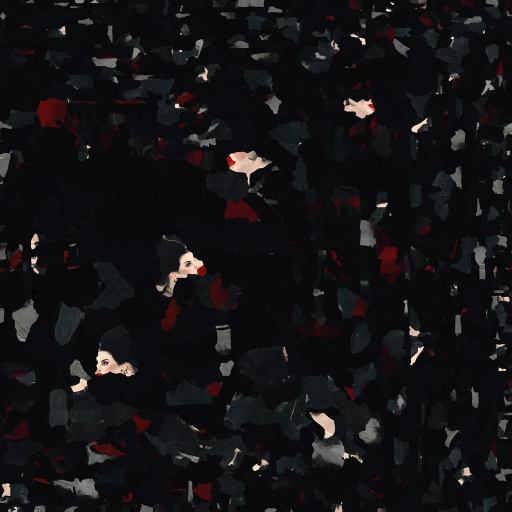
#> input picture assets/game/folk/noblewoman_c.webp, 1024 x 1024 px, given in place of wife_jolly_c.webp, which was not available (shown at 1/2 size)
$ python posted_swaps.py
#> lines starting #> are read from the running program, lines starting #| are printed output that depends on the picture; after the words box and inside, x2 and y2 are one past the last pixel; in counts of white or black regions, pixels touching at a corner belong together
# Recoloured copies of the townsfolk's colour maps for the people posted out in the land: clothes and hair moved in hue,
# saturation and value; skin (by its colour) left as it is.
import sys, colorsys, numpy as np
from PIL import Image
D='/home/user/bm/assets/game/folk/'
# id: (base, hue shift (turns), sat scale, val scale, grey-hair amount)
S={
 'dorcas': ('wife_jolly', 0.52, 0.75, 0.85, 0.5),
 'osric': ('worker', 0.22, 0.7, 0.8, 0.0),
 'wymond': ('old_man', 0.08, 0.35, 1.25, 0.0),
 'hasket': ('worker_f', 0.03, 0.5, 0.68, 0.0),
 'colm': ('elder', 0.0, 0.3, 0.55, 0.0),
 'ysolt': ('young_4', 0.0, 0.25, 0.8, 0.0),
 'garrick': ('wes', 0.55, 0.6, 0.9, 0.6),
}
def rgb2hsv(a):
    r,g,b=a[...,0],a[...,1],a[...,2]; mx=a.max(-1); mn=a.min(-1); d=mx-mn
    h=np.zeros_like(mx); m=d>1e-6
    rc=np.where(m,(mx-r)/np.where(m,d,1),0); gc=np.where(m,(mx-g)/np.where(m,d,1),0); bc=np.where(m,(mx-b)/np.where(m,d,1),0)
    h=np.where(mx==r,bc-gc,np.where(mx==g,2+rc-bc,4+gc-rc)); h=(h/6)%1; h=np.where(m,h,0)
    s=np.where(mx>1e-6,d/np.where(mx>1e-6,mx,1),0)
    return h,s,mx
def hsv2rgb(h,s,v):
    i=np.floor(h*6).astype(int)%6; f=h*6-np.floor(h*6); p=v*(1-s); q=v*(1-f*s); t=v*(1-(1-f)*s)
    r=np.choose(i,[v,q,p,p,t,v]); g=np.choose(i,[t,v,v,q,p,p]); b=np.choose(i,[p,p,t,v,v,q])
    return np.stack([r,g,b],-1)
for k,(base,dh,ss,vs,grey) in S.items():
    if len(sys.argv)>1 and k not in sys.argv[1:]: continue
    im=Image.open(D+base+'_c.webp').convert('RGB'); a=np.asarray(im).astype(np.float32)/255
#> further down, im is the input picture: PIL image 1024x1024 RGB; mean R, G, B 19.7, 18.8, 20.9
    h,s,v=rgb2hsv(a)
#> in rgb2hsv, `m = d > 1e-06`:
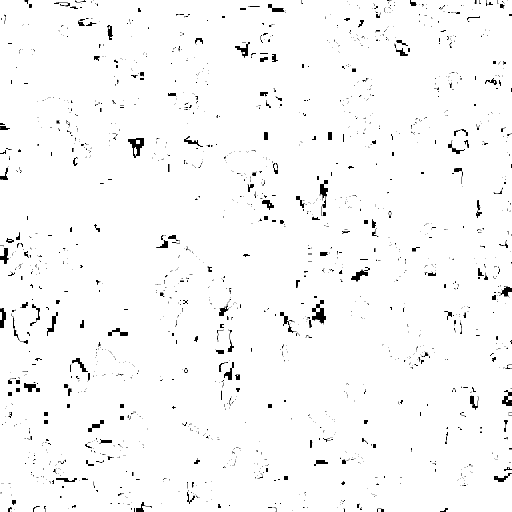
#> m: shape (1024, 1024) bool (shown at 1/2 size); 97.5% white; 1562 black regions (1296 under 20 px), largest, box (x1, y1, x2, y2) and area: (624, 600, 652, 649) 658, (256, 276, 288, 316) 609, (640, 360, 656, 432) 469
#> in rgb2hsv, `h = h / 6 % 1`:
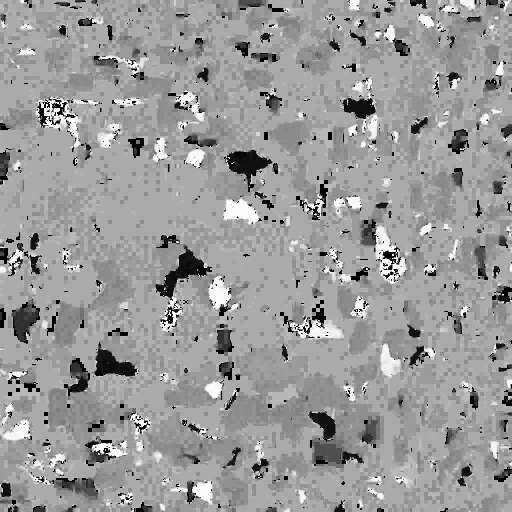
#> h: shape (1024, 1024) float32 (shown at 1/2 size); min 0, max 0.999, mean 0.605
#> in rgb2hsv, `s=np.where(mx>1e-6,d/np.where(mx>1e-6,mx,1),0)`:
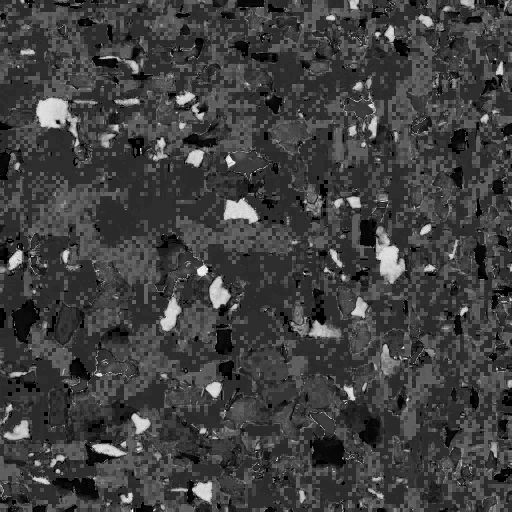
#> s: shape (1024, 1024) float32 (shown at 1/2 size); min 0, max 1, mean 0.253
    # skin: orange-pink hue, middling saturation, light
    hd=np.minimum(np.abs(h-0.055),1-np.abs(h-0.055))
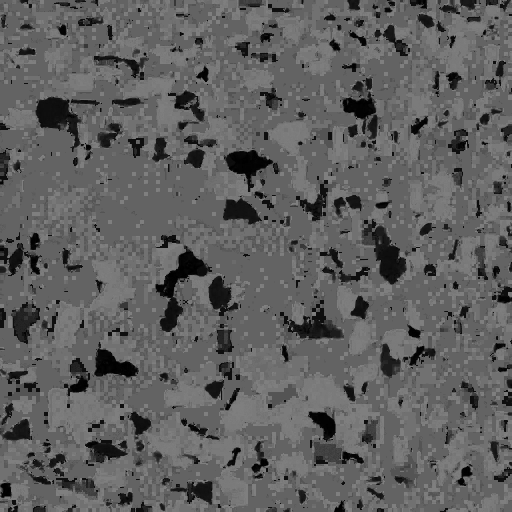
#> hd: shape (1024, 1024) float32 (shown at 1/2 size); min 0.000122, max 0.499, mean 0.376
    skin=np.clip(1-hd/0.045,0,1)*np.clip((s-0.16)/0.1,0,1)*np.clip((0.62-s)/0.1,0,1)*np.clip((v-0.42)/0.12,0,1)
    from scipy import ndimage as ndi
    skin=ndi.gaussian_filter(skin,2.0)
    skin=np.clip(skin*1.6,0,1)
    out=hsv2rgb((h+dh)%1,np.clip(s*ss,0,1),np.clip(v*vs,0,1))
#> in hsv2rgb, `i = np.floor(h * 6).astype(int) % 6`:
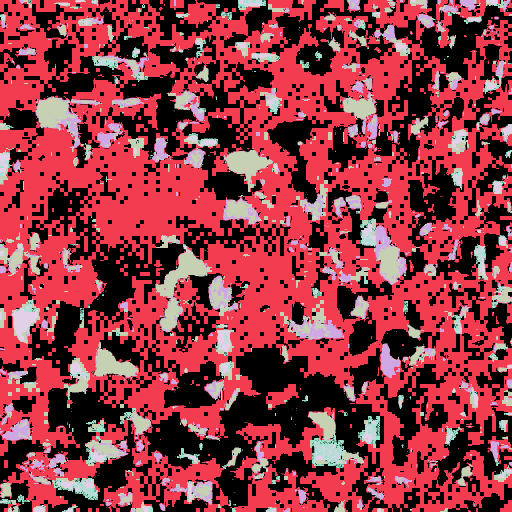
#> i: shape (1024, 1024) int64 (shown at 1/2 size); 6 distinct labels, from 0 to 5; one colour per label, 0 black
#> in hsv2rgb, `f = h * 6 - np.floor(h * 6)`:
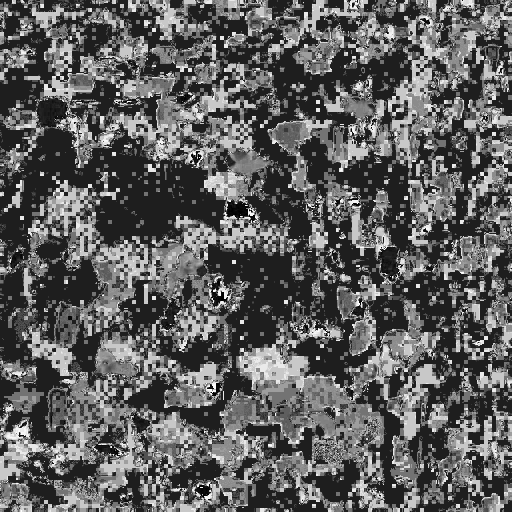
#> f: shape (1024, 1024) float32 (shown at 1/2 size); min 0, max 0.999, mean 0.372
    res=out*(1-skin[...,None])+a*skin[...,None]
    Image.fromarray((np.clip(res,0,1)*255).astype(np.uint8)).save(D+k+'_c.webp',quality=90,method=4)
    Image.fromarray((np.concatenate([a,res,np.repeat(skin[...,None],3,-1)],1)*255).astype(np.uint8)).resize((1536,512)).save(f'/tmp/claude-0/-home-user-bm/664887af-c493-5b19-b8c9-ef77fa41ff0d/scratchpad/pm/{k}.jpg')
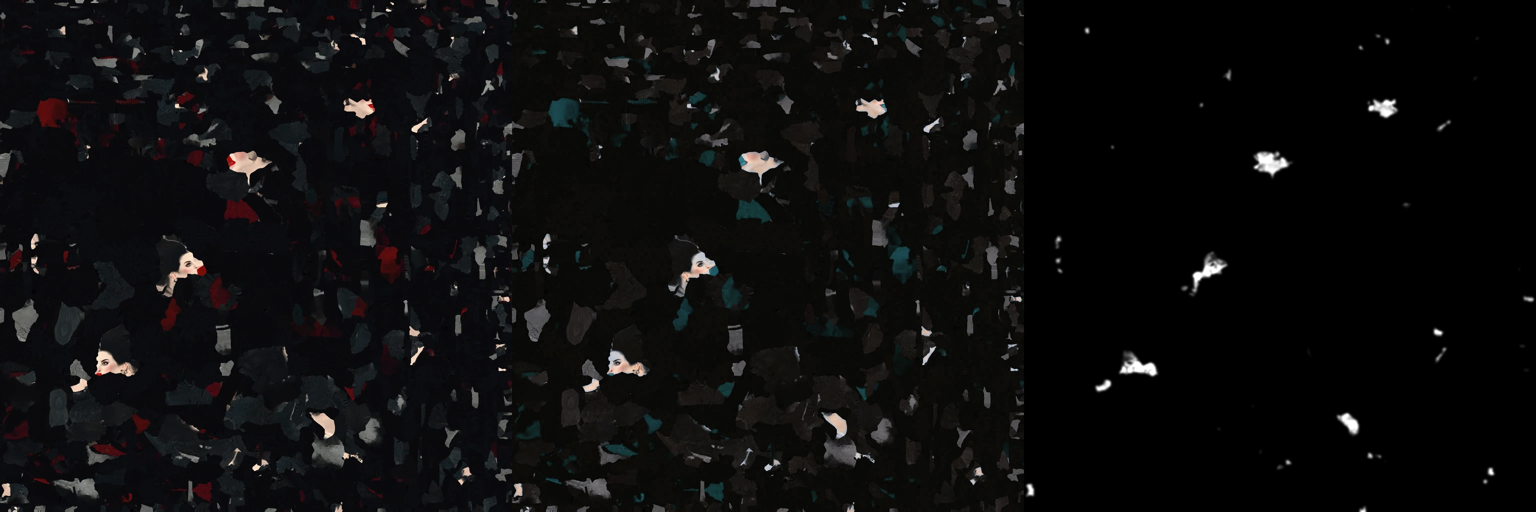
#> saved as dorcas.jpg: PIL image 1536x512 RGB; mean R, G, B 13.3, 13.1, 13.2
    print(k,im.size)
#| dorcas (1024, 1024)
#> pass 2 of the loop `for k,(base,dh,ss,vs,grey) in S.items():`:
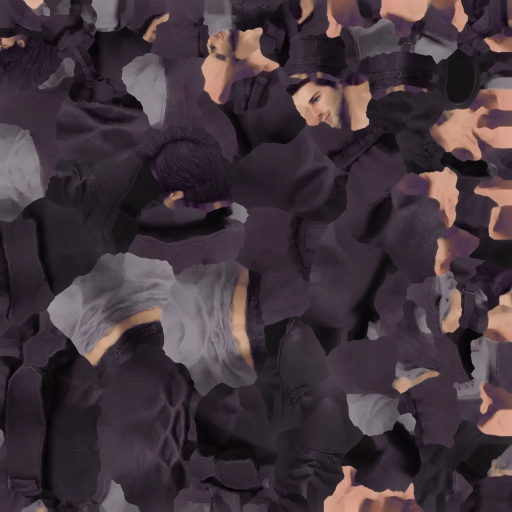
#> input picture assets/game/folk/ph_dicer_c.webp, 1024 x 1024 px, given in place of worker_c.webp, which was not available (shown at 1/2 size)
#> im is the input picture: PIL image 1024x1024 RGB; mean R, G, B 65.9, 52.9, 60.3
#> in rgb2hsv (call 2), `m = d > 1e-06`:
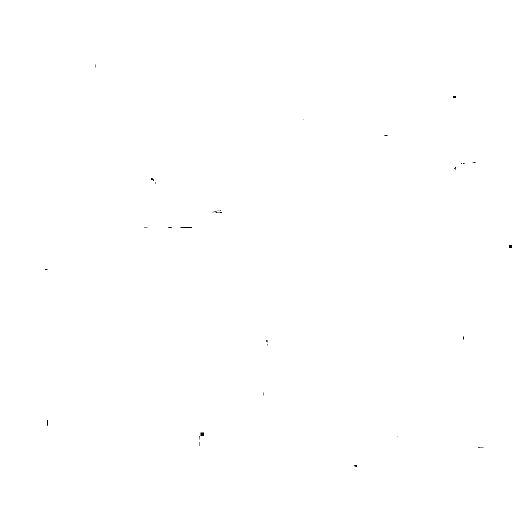
#> m: shape (1024, 1024) bool (shown at 1/2 size); 100% white; black in thin lines or dots, all inside (x1, y1, x2, y2) = (90, 129, 1024, 934)
#> `skin=np.clip(1-hd/0.045,0,1)*np.clip((s-0.16)/0.1,0,1)*np.clip((0.62-s..`:
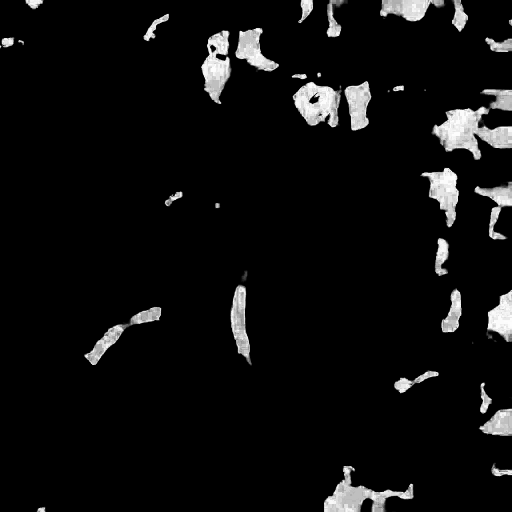
#> skin: shape (1024, 1024) float32 (shown at 1/2 size); min 0, max 0.998, mean 0.0561
#| osric (1024, 1024)
#> (the run stopped early here; a loop or call above may not have finished)
